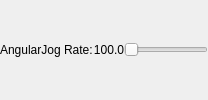
                 <widget class="QWidget" name="widget_angular_jog" native="true">
                  <property name="enabled">
                   <bool>true</bool>
                  </property>
                  <layout class="QVBoxLayout" name="verticalLayout_10">
                   <property name="spacing">
                    <number>0</number>
                   </property>
                   <property name="leftMargin">
                    <number>0</number>
                   </property>
                   <property name="topMargin">
                    <number>0</number>
                   </property>
                   <property name="rightMargin">
                    <number>0</number>
                   </property>
                   <property name="bottomMargin">
                    <number>0</number>
                   </property>
                   <item>
                    <layout class="QHBoxLayout" name="horizontalLayout_jograte_angular">
                     <item>
                      <widget class="QLabel" name="label_14">
                       <property name="text">
                        <string>AngularJog Rate:</string>
                       </property>
                       <property name="margin">
                        <number>-10</number>
                       </property>
                      </widget>
                     </item>
                     <item>
                      <widget class="StatusLabel" name="statuslabel_9">
                       <property name="maximumSize">
                        <size>
                         <width>50</width>
                         <height>16777215</height>
                        </size>
                       </property>
                       <property name="text">
                        <string>100.0</string>
                       </property>
                       <property name="alignment">
                        <set>Qt::AlignRight|Qt::AlignTrailing|Qt::AlignVCenter</set>
                       </property>
                       <property name="margin">
                        <number>-7</number>
                       </property>
                       <property name="textTemplate" stdset="0">
                        <string>%s</string>
                       </property>
                       <property name="jograte_status" stdset="0">
                        <bool>false</bool>
                       </property>
                       <property name="jograte_angular_status" stdset="0">
                        <bool>true</bool>
                       </property>
                      </widget>
                     </item>
                     <item>
                      <widget class="StatusSlider" name="statusslider_6">
                       <property name="maximumSize">
                        <size>
                         <width>125</width>
                         <height>16777215</height>
                        </size>
                       </property>
                       <property name="orientation">
                        <enum>Qt::Horizontal</enum>
                       </property>
                       <property name="rapid_rate" stdset="0">
                        <bool>false</bool>
                       </property>
                       <property name="jograte_rate" stdset="0">
                        <bool>false</bool>
                       </property>
                       <property name="jograte_angular_rate" stdset="0">
                        <bool>true</bool>
                       </property>
                      </widget>
                     </item>
                    </layout>
                   </item>
                  </layout>
                 </widget>
